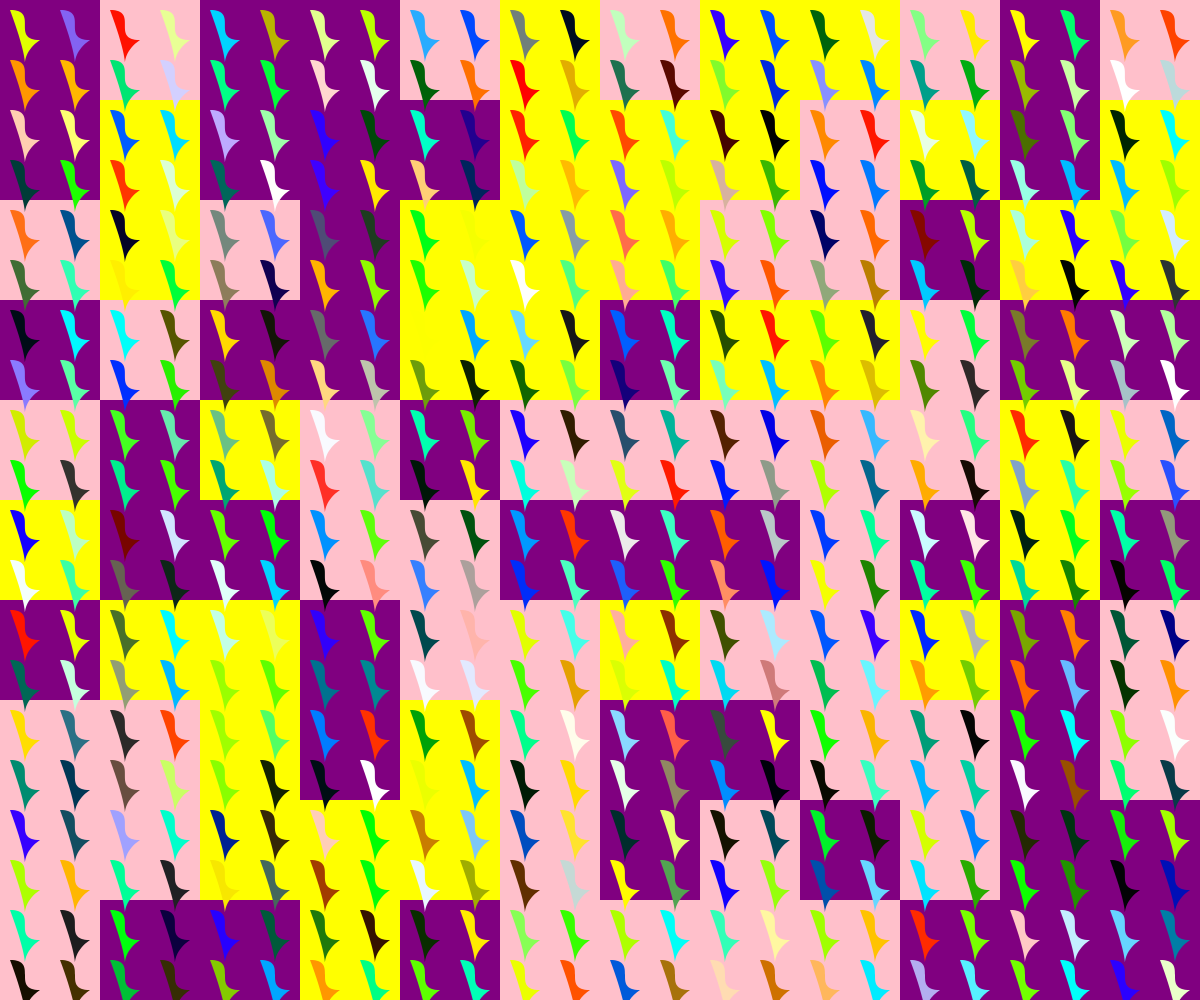
Frame 1 (no input)
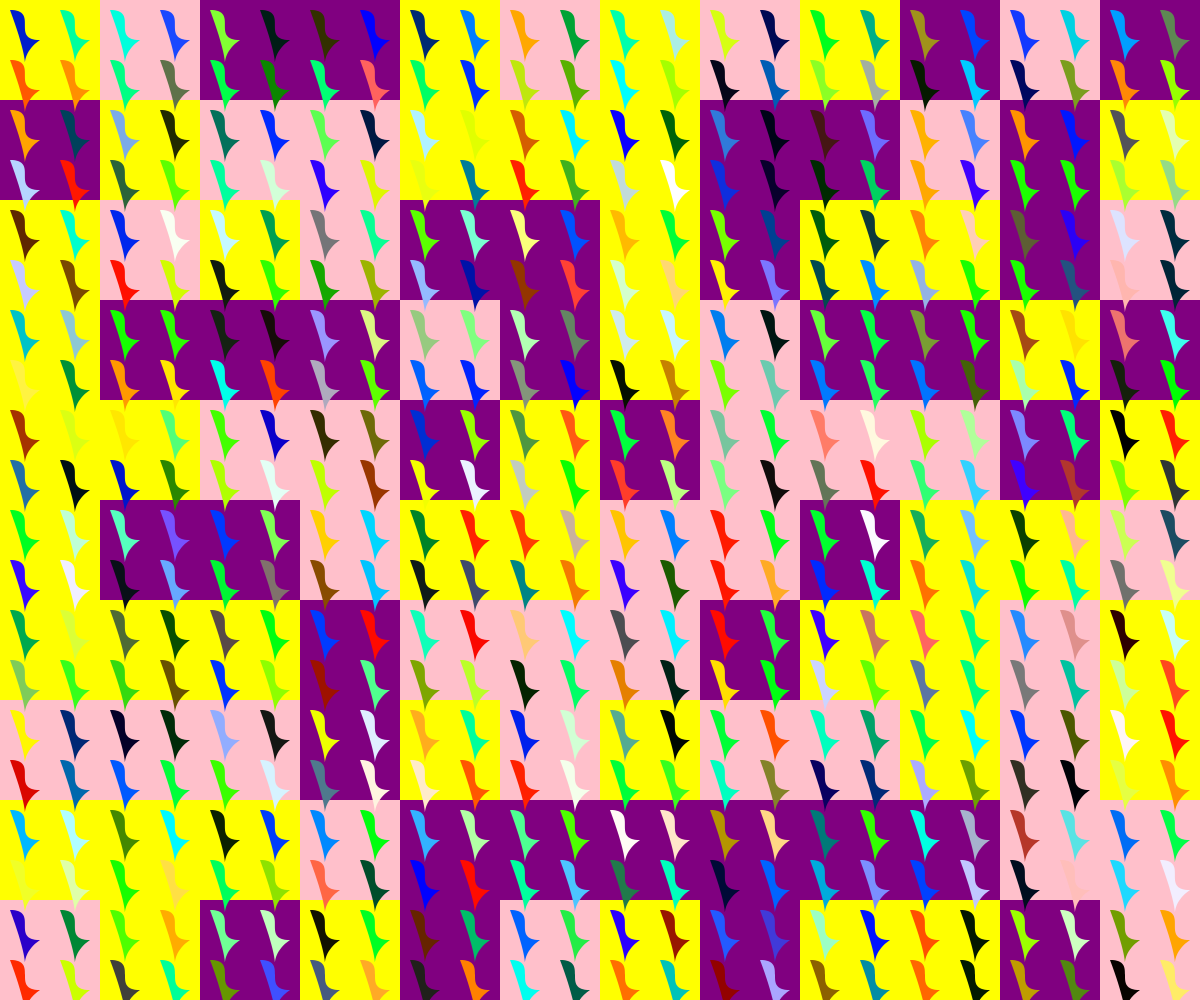
Frame 2 (the mouse pressed at the canvas centre, redrawn once)

The p5.js sketch that drew these frames (run headless with seeded random() and noise() and a simulated clock; the mouse was pressed at the canvas centre and the sketch redrawn once):

// p5.js sketch
// ── sketch.js
let numX, numY;
let modSize;
let palette = ["#44b4a8", "#ee5873", "#f1ac9d"];
let colors = ['pink','yellow','purple'];
let rand;

function setup() {
  createCanvas(windowWidth, windowHeight);
  colorMode(HSB, 360, 100, 100, 100);
  background(0, 0, 100); // Background Color in HSB
  noStroke();
  numX = 8;
  numY = 16;
  modSize = windowWidth / 8;
  frameRate(1);
}

function draw() {
  background(0, 0, 100);
  
  // Code 1: Drawing shapes with random size and color
  for (let y = 0; y < numY; y++) {
    for (let x = 0; x < numX; x++) {
      let posX = x * modSize + modSize / 2;
      let posY = y * modSize + modSize / 2;
      let randomColor = random(palette);
      fill(randomColor);
      let size = random(30, 30);
      let shape = floor(random(0, 3));
      if (shape == 0) {
        ellipse(posX, posY, size, size);
      }
      if (shape == 1) {
        rect(posX, posY, size, size);
      }
    }
  }
  
  // Code 2: Drawing colored rectangles
  for (let x = 0; x < width; x += 100) {
    for (let y = 0; y < height; y += 100) {
      rand = int(random(3));
      fill(colors[rand]);
      rect(x, y, 100, 100);
    }
  }
  
  // Drawing a new pattern
  for (let y = 0; y < height; y += 50) {
    for (let x = 0; x < width; x += 50) {
      drawPattern(x, y);
    }
  }
  noLoop();
}

function mousePressed() {
  loop();
}

/*-------New Pattern-------*/
function drawPattern(x, y) {
  fill(random(255), random(255), random(255)); // Random color
  let offset = 10;
  beginShape();
  vertex(x + offset, y + offset);
  bezierVertex(x + 40, y + 10, x + 10, y + 40, x + 40, y + 40);
  bezierVertex(x + 10, y + 60, x + 40, y + 90, x + offset, y + offset);
  endShape(CLOSE);
}

function windowResized() {
  resizeCanvas(windowWidth, windowHeight);
}
